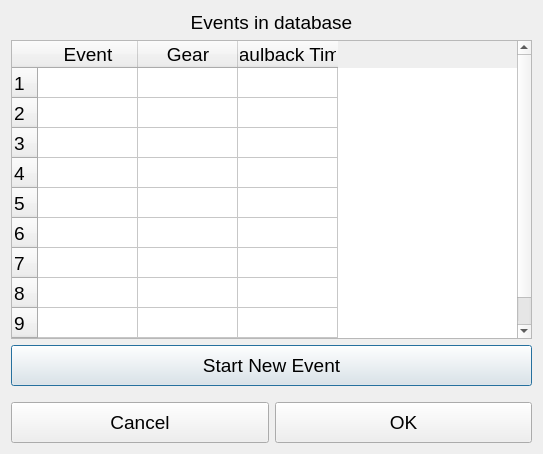
<?xml version="1.0" encoding="UTF-8"?>
<ui version="4.0">
 <class>eventselDlg</class>
 <widget class="QDialog" name="eventselDlg">
  <property name="geometry">
   <rect>
    <x>0</x>
    <y>0</y>
    <width>543</width>
    <height>454</height>
   </rect>
  </property>
  <property name="windowTitle">
   <string>Event Selection</string>
  </property>
  <layout class="QVBoxLayout" name="verticalLayout_2">
   <item>
    <layout class="QVBoxLayout" name="verticalLayout">
     <item>
      <widget class="QLabel" name="label">
       <property name="font">
        <font>
         <pointsize>14</pointsize>
        </font>
       </property>
       <property name="text">
        <string>Events in database</string>
       </property>
       <property name="alignment">
        <set>Qt::AlignCenter</set>
       </property>
      </widget>
     </item>
     <item>
      <widget class="QTableWidget" name="eventTable">
       <property name="maximumSize">
        <size>
         <width>16777215</width>
         <height>350</height>
        </size>
       </property>
       <property name="font">
        <font>
         <pointsize>14</pointsize>
        </font>
       </property>
       <property name="selectionBehavior">
        <enum>QAbstractItemView::SelectRows</enum>
       </property>
       <property name="textElideMode">
        <enum>Qt::ElideMiddle</enum>
       </property>
       <property name="rowCount">
        <number>10</number>
       </property>
       <property name="columnCount">
        <number>3</number>
       </property>
       <row/>
       <row/>
       <row/>
       <row/>
       <row/>
       <row/>
       <row/>
       <row/>
       <row/>
       <row/>
       <column>
        <property name="text">
         <string>Event</string>
        </property>
       </column>
       <column>
        <property name="text">
         <string>Gear</string>
        </property>
       </column>
       <column>
        <property name="text">
         <string>Haulback Time</string>
        </property>
       </column>
      </widget>
     </item>
     <item>
      <widget class="QPushButton" name="newEventBtn">
       <property name="minimumSize">
        <size>
         <width>0</width>
         <height>41</height>
        </size>
       </property>
       <property name="font">
        <font>
         <pointsize>14</pointsize>
        </font>
       </property>
       <property name="text">
        <string>Start New Event</string>
       </property>
      </widget>
     </item>
     <item>
      <layout class="QHBoxLayout" name="horizontalLayout">
       <property name="topMargin">
        <number>10</number>
       </property>
       <item>
        <widget class="QPushButton" name="cancelBtn">
         <property name="minimumSize">
          <size>
           <width>0</width>
           <height>41</height>
          </size>
         </property>
         <property name="font">
          <font>
           <pointsize>14</pointsize>
          </font>
         </property>
         <property name="text">
          <string>Cancel</string>
         </property>
        </widget>
       </item>
       <item>
        <widget class="QPushButton" name="okBtn">
         <property name="minimumSize">
          <size>
           <width>0</width>
           <height>41</height>
          </size>
         </property>
         <property name="font">
          <font>
           <pointsize>14</pointsize>
          </font>
         </property>
         <property name="text">
          <string>OK</string>
         </property>
        </widget>
       </item>
      </layout>
     </item>
    </layout>
   </item>
  </layout>
 </widget>
 <resources/>
 <connections/>
</ui>
